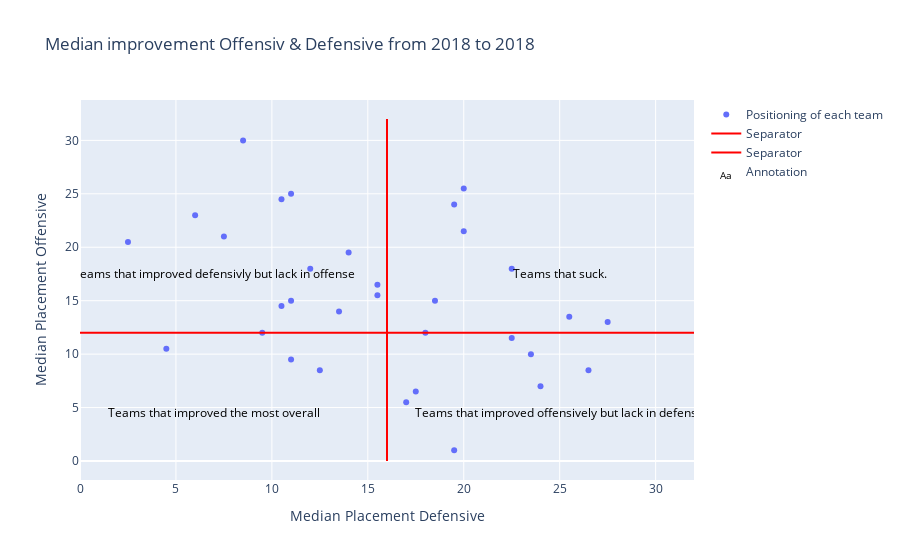

The code cell stored with this chart in its notebook:
### Code cell
fig = go.Figure()

fig.add_trace(go.Scatter(
    x=df['median_placement_def'],
    y=df['median_placement_off'],
    mode="markers",
    hovertext=df.index,
    name='Positioning of each team'
))

fig.add_trace(go.Scatter(
    x=[16, 16],
    y=[0, 32],
    mode="lines",
    line={'color': 'red'},
    name='Separator'
))

fig.add_trace(go.Scatter(
    x=[0, 32],
    y=[12, 12],
    mode="lines",
    line={'color': 'red'},
    name="Separator"
))

fig.add_trace(go.Scatter(
    x=[7, 7, 25, 25],
    y=[18, 5, 18, 5],
    mode="text",
    text=["Teams that improved defensivly but lack in offense", "Teams that improved the most overall", "Teams that suck.", "Teams that improved offensively but lack in defense"],
    textfont=dict(color="black", size=12),
    textposition="bottom center",
    name='Annotation'
))

fig.update_layout(
    title_text='Median improvement Offensiv & Defensive from 2018 to 2018'
);

fig.update_xaxes(title_text='Median Placement Defensive');
fig.update_yaxes(title_text='Median Placement Offensive');

fig.show();

### Figure 1 — Plotly figure (JSON) as saved in the notebook; plotly's stock layout.template omitted (floating-point values rounded to 4 significant figures)
{"data": [{"hovertext": ["Arizona Cardinals", "Dallas Cowboys", "Baltimore Ravens", "Tennessee Titans", "Buffalo Bills", "Jacksonville Jaguars", "Oakland Raiders", "Minnesota Vikings", "San Francisco 49ers", "Seattle Seahawks", "Miami Dolphins", "Atlanta Falcons", "Houston Texans", "Detroit Lions", "Cincinnati Bengals", "Philadelphia Eagles", "Tampa Bay Buccaneers", "New York Giants", "Green Bay Packers", "Los Angeles Chargers", "Cleveland Browns", "Washington Redskins", "New Orleans Saints", "New England Patriots", "New York Jets", "Carolina Panthers", "Kansas City Chiefs", "Indianapolis Colts", "Los Angeles Rams", "Denver Broncos", "Chicago Bears", "Pittsburgh Steelers"], "mode": "markers", "name": "Positioning of each team", "type": "scatter", "x": [19.5, 17, 17.5, 24, 12.5, 26.5, 11, 23.5, 4.5, 22.5, 18, 9.5, 27.5, 25.5, 13.5, 10.5, 11, 18.5, 15.5, 15.5, 12, 22.5, 14, 2.5, 7.5, 20, 6, 19.5, 10.5, 11, 20, 8.5], "y": [1, 5.5, 6.5, 7, 8.5, 8.5, 9.5, 10, 10.5, 11.5, 12, 12, 13, 13.5, 14, 14.5, 15, 15, 15.5, 16.5, 18, 18, 19.5, 20.5, 21, 21.5, 23, 24, 24.5, 25, 25.5, 30]}, {"line": {"color": "red"}, "mode": "lines", "name": "Separator", "type": "scatter", "x": [16, 16], "y": [0, 32]}, {"line": {"color": "red"}, "mode": "lines", "name": "Separator", "type": "scatter", "x": [0, 32], "y": [12, 12]}, {"mode": "text", "name": "Annotation", "text": ["Teams that improved defensivly but lack in offense", "Teams that improved the most overall", "Teams that suck.", "Teams that improved offensively but lack in defense"], "textfont": {"color": "black", "size": 12}, "textposition": "bottom center", "type": "scatter", "x": [7, 7, 25, 25], "y": [18, 5, 18, 5]}], "layout": {"autosize": true, "title": {"text": "Median improvement Offensiv & Defensive from 2018 to 2018"}, "xaxis": {"autorange": true, "range": [0, 32], "title": {"text": "Median Placement Defensive"}, "type": "linear"}, "yaxis": {"autorange": true, "range": [-1.778, 33.78], "title": {"text": "Median Placement Offensive"}, "type": "linear"}}}
